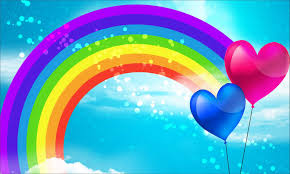
#> input picture arcoiris.jpg, 290 x 174 px
$ python Dilatacao.py
#> lines starting #> are read from the running program, lines starting #| are printed output that depends on the picture
import cv2

path = "arcoiris.jpg"
img = cv2.imread(path, 0)
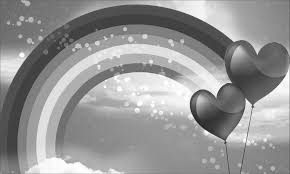
#> img: shape (174, 290); min 19, max 255, mean 149.6

kernel = cv2.getStructuringElement(cv2.MORPH_RECT,(3,3))

imgDilatacao = cv2.dilate(img, kernel, iterations=4)
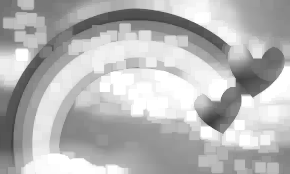
#> imgDilatacao: shape (174, 290); min 59, max 255, mean 182.1

cv2.imshow('Imagem Original', img)
cv2.imshow('Dilatacao', imgDilatacao)

cv2.waitKey(0)
